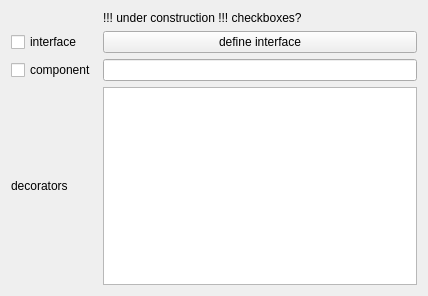
<?xml version="1.0" encoding="UTF-8"?>
<ui version="4.0">
 <class>GeneratorDecorator</class>
 <widget class="QWidget" name="GeneratorDecorator">
  <property name="geometry">
   <rect>
    <x>0</x>
    <y>0</y>
    <width>428</width>
    <height>296</height>
   </rect>
  </property>
  <property name="windowTitle">
   <string>GeneratorDecorator</string>
  </property>
  <layout class="QGridLayout" name="gridLayout">
   <item row="2" column="2">
    <widget class="QLineEdit" name="lineEditComponent"/>
   </item>
   <item row="0" column="2">
    <widget class="QLabel" name="label">
     <property name="text">
      <string>!!! under construction !!! checkboxes?</string>
     </property>
    </widget>
   </item>
   <item row="2" column="0">
    <widget class="QCheckBox" name="checkBoxComponent">
     <property name="text">
      <string>component</string>
     </property>
    </widget>
   </item>
   <item row="4" column="0">
    <widget class="QLabel" name="label_2">
     <property name="text">
      <string>decorators</string>
     </property>
    </widget>
   </item>
   <item row="4" column="2">
    <widget class="QPlainTextEdit" name="plainTextEditDecorators"/>
   </item>
   <item row="1" column="0">
    <widget class="QCheckBox" name="checkBoxInterface">
     <property name="text">
      <string>interface</string>
     </property>
    </widget>
   </item>
   <item row="1" column="2">
    <widget class="InterfaceEditor" name="interfaceEditor">
     <property name="text">
      <string>define interface</string>
     </property>
    </widget>
   </item>
  </layout>
 </widget>
 <customwidgets>
  <customwidget>
   <class>InterfaceEditor</class>
   <extends>QPushButton</extends>
   <header>InterfaceEditor.h</header>
  </customwidget>
 </customwidgets>
 <resources/>
 <connections/>
</ui>
